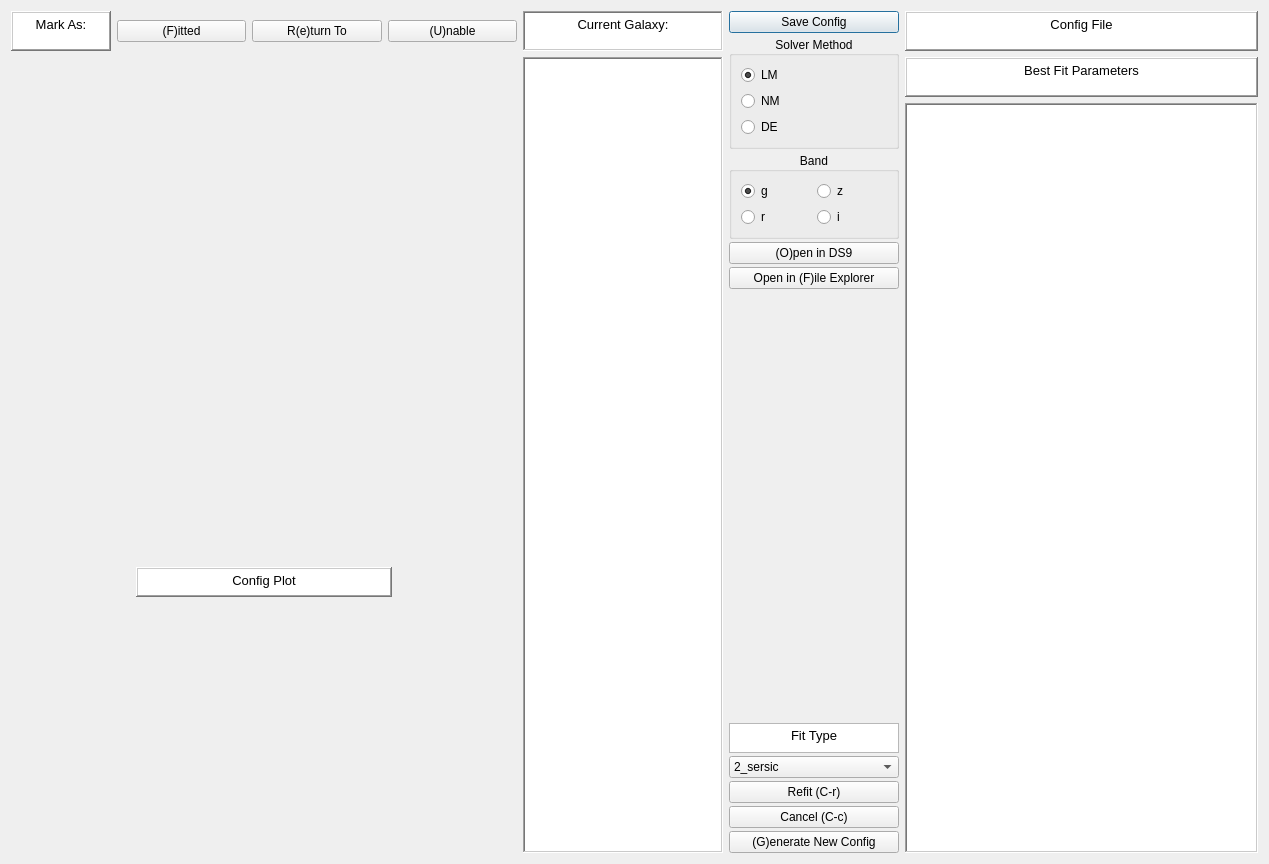
<?xml version="1.0" encoding="UTF-8"?>
<ui version="4.0">
 <class>Dialog</class>
 <widget class="QDialog" name="Dialog">
  <property name="geometry">
   <rect>
    <x>0</x>
    <y>0</y>
    <width>1269</width>
    <height>864</height>
   </rect>
  </property>
  <property name="windowTitle">
   <string>IMFIT Tool</string>
  </property>
  <property name="autoFillBackground">
   <bool>false</bool>
  </property>
  <layout class="QGridLayout" name="gridLayout" columnstretch="0,0,0,1">
   <property name="sizeConstraint">
    <enum>QLayout::SizeConstraint::SetNoConstraint</enum>
   </property>
   <item row="2" column="3">
    <layout class="QVBoxLayout" name="verticalLayout_2">
     <item>
      <widget class="QTextBrowser" name="configfile">
       <property name="maximumSize">
        <size>
         <width>16777215</width>
         <height>40</height>
        </size>
       </property>
       <property name="frameShape">
        <enum>QFrame::Shape::WinPanel</enum>
       </property>
       <property name="frameShadow">
        <enum>QFrame::Shadow::Raised</enum>
       </property>
       <property name="html">
        <string>&lt;!DOCTYPE HTML PUBLIC &quot;-//W3C//DTD HTML 4.0//EN&quot; &quot;http://www.w3.org/TR/REC-html40/strict.dtd&quot;&gt;
&lt;html&gt;&lt;head&gt;&lt;meta name=&quot;qrichtext&quot; content=&quot;1&quot; /&gt;&lt;meta charset=&quot;utf-8&quot; /&gt;&lt;style type=&quot;text/css&quot;&gt;
p, li { white-space: pre-wrap; }
hr { height: 1px; border-width: 0; }
li.unchecked::marker { content: &quot;\2610&quot;; }
li.checked::marker { content: &quot;\2612&quot;; }
&lt;/style&gt;&lt;/head&gt;&lt;body style=&quot; font-family:'Noto Sans'; font-size:10pt; font-weight:400; font-style:normal;&quot;&gt;
&lt;p align=&quot;center&quot; style=&quot; margin-top:0px; margin-bottom:0px; margin-left:0px; margin-right:0px; -qt-block-indent:0; text-indent:0px;&quot;&gt;Config File&lt;/p&gt;&lt;/body&gt;&lt;/html&gt;</string>
       </property>
      </widget>
     </item>
     <item>
      <layout class="QVBoxLayout" name="configsliders"/>
     </item>
     <item>
      <widget class="QTextBrowser" name="bestfittext">
       <property name="maximumSize">
        <size>
         <width>16777215</width>
         <height>40</height>
        </size>
       </property>
       <property name="frameShape">
        <enum>QFrame::Shape::WinPanel</enum>
       </property>
       <property name="frameShadow">
        <enum>QFrame::Shadow::Raised</enum>
       </property>
       <property name="html">
        <string>&lt;!DOCTYPE HTML PUBLIC &quot;-//W3C//DTD HTML 4.0//EN&quot; &quot;http://www.w3.org/TR/REC-html40/strict.dtd&quot;&gt;
&lt;html&gt;&lt;head&gt;&lt;meta name=&quot;qrichtext&quot; content=&quot;1&quot; /&gt;&lt;meta charset=&quot;utf-8&quot; /&gt;&lt;style type=&quot;text/css&quot;&gt;
p, li { white-space: pre-wrap; }
hr { height: 1px; border-width: 0; }
li.unchecked::marker { content: &quot;\2610&quot;; }
li.checked::marker { content: &quot;\2612&quot;; }
&lt;/style&gt;&lt;/head&gt;&lt;body style=&quot; font-family:'Noto Sans'; font-size:10pt; font-weight:400; font-style:normal;&quot;&gt;
&lt;p align=&quot;center&quot; style=&quot; margin-top:0px; margin-bottom:0px; margin-left:0px; margin-right:0px; -qt-block-indent:0; text-indent:0px;&quot;&gt;Best Fit Parameters&lt;/p&gt;&lt;/body&gt;&lt;/html&gt;</string>
       </property>
      </widget>
     </item>
     <item>
      <widget class="QPlainTextEdit" name="params">
       <property name="enabled">
        <bool>true</bool>
       </property>
       <property name="minimumSize">
        <size>
         <width>353</width>
         <height>307</height>
        </size>
       </property>
       <property name="frameShape">
        <enum>QFrame::Shape::WinPanel</enum>
       </property>
       <property name="frameShadow">
        <enum>QFrame::Shadow::Sunken</enum>
       </property>
       <property name="readOnly">
        <bool>true</bool>
       </property>
      </widget>
     </item>
    </layout>
   </item>
   <item row="2" column="1">
    <layout class="QVBoxLayout" name="verticalLayout_5">
     <property name="sizeConstraint">
      <enum>QLayout::SizeConstraint::SetFixedSize</enum>
     </property>
     <item>
      <widget class="QTextBrowser" name="currentgalaxytext">
       <property name="minimumSize">
        <size>
         <width>200</width>
         <height>0</height>
        </size>
       </property>
       <property name="maximumSize">
        <size>
         <width>200</width>
         <height>40</height>
        </size>
       </property>
       <property name="frameShape">
        <enum>QFrame::Shape::WinPanel</enum>
       </property>
       <property name="html">
        <string>&lt;!DOCTYPE HTML PUBLIC &quot;-//W3C//DTD HTML 4.0//EN&quot; &quot;http://www.w3.org/TR/REC-html40/strict.dtd&quot;&gt;
&lt;html&gt;&lt;head&gt;&lt;meta name=&quot;qrichtext&quot; content=&quot;1&quot; /&gt;&lt;meta charset=&quot;utf-8&quot; /&gt;&lt;style type=&quot;text/css&quot;&gt;
p, li { white-space: pre-wrap; }
hr { height: 1px; border-width: 0; }
li.unchecked::marker { content: &quot;\2610&quot;; }
li.checked::marker { content: &quot;\2612&quot;; }
&lt;/style&gt;&lt;/head&gt;&lt;body style=&quot; font-family:'Noto Sans'; font-size:10pt; font-weight:400; font-style:normal;&quot;&gt;
&lt;p align=&quot;center&quot; style=&quot; margin-top:0px; margin-bottom:0px; margin-left:0px; margin-right:0px; -qt-block-indent:0; text-indent:0px;&quot;&gt;Current Galaxy:&lt;/p&gt;&lt;/body&gt;&lt;/html&gt;</string>
       </property>
      </widget>
     </item>
     <item>
      <widget class="QTreeView" name="galaxytree">
       <property name="maximumSize">
        <size>
         <width>200</width>
         <height>16777215</height>
        </size>
       </property>
       <property name="frameShape">
        <enum>QFrame::Shape::WinPanel</enum>
       </property>
       <property name="alternatingRowColors">
        <bool>true</bool>
       </property>
       <property name="indentation">
        <number>10</number>
       </property>
       <property name="headerHidden">
        <bool>true</bool>
       </property>
      </widget>
     </item>
    </layout>
   </item>
   <item row="2" column="2">
    <layout class="QVBoxLayout" name="verticalLayout_3">
     <property name="spacing">
      <number>3</number>
     </property>
     <property name="sizeConstraint">
      <enum>QLayout::SizeConstraint::SetMaximumSize</enum>
     </property>
     <item>
      <widget class="QPushButton" name="saveconfigbutton">
       <property name="text">
        <string>Save Config</string>
       </property>
      </widget>
     </item>
     <item>
      <widget class="QGroupBox" name="groupBox">
       <property name="maximumSize">
        <size>
         <width>16777215</width>
         <height>150</height>
        </size>
       </property>
       <property name="title">
        <string>Solver Method</string>
       </property>
       <property name="alignment">
        <set>Qt::AlignmentFlag::AlignCenter</set>
       </property>
       <property name="flat">
        <bool>false</bool>
       </property>
       <layout class="QVBoxLayout" name="verticalLayout_4">
        <item>
         <widget class="QRadioButton" name="LMbutton">
          <property name="text">
           <string>LM</string>
          </property>
          <property name="checked">
           <bool>true</bool>
          </property>
         </widget>
        </item>
        <item>
         <widget class="QRadioButton" name="NMbutton">
          <property name="text">
           <string>NM</string>
          </property>
         </widget>
        </item>
        <item>
         <widget class="QRadioButton" name="DEbutton">
          <property name="text">
           <string>DE</string>
          </property>
         </widget>
        </item>
       </layout>
      </widget>
     </item>
     <item>
      <widget class="QGroupBox" name="groupBox_2">
       <property name="maximumSize">
        <size>
         <width>16777215</width>
         <height>150</height>
        </size>
       </property>
       <property name="title">
        <string>Band</string>
       </property>
       <property name="alignment">
        <set>Qt::AlignmentFlag::AlignCenter</set>
       </property>
       <property name="flat">
        <bool>false</bool>
       </property>
       <layout class="QGridLayout" name="gridLayout_4">
        <item row="1" column="1">
         <widget class="QRadioButton" name="ibutton">
          <property name="text">
           <string>i</string>
          </property>
         </widget>
        </item>
        <item row="0" column="1">
         <widget class="QRadioButton" name="zbutton">
          <property name="text">
           <string>z</string>
          </property>
         </widget>
        </item>
        <item row="1" column="0">
         <widget class="QRadioButton" name="rbutton">
          <property name="text">
           <string>r</string>
          </property>
         </widget>
        </item>
        <item row="0" column="0">
         <widget class="QRadioButton" name="gbutton">
          <property name="text">
           <string>g</string>
          </property>
          <property name="checked">
           <bool>true</bool>
          </property>
         </widget>
        </item>
       </layout>
      </widget>
     </item>
     <item>
      <widget class="QPushButton" name="opends9button">
       <property name="text">
        <string>(O)pen in DS9</string>
       </property>
      </widget>
     </item>
     <item>
      <widget class="QPushButton" name="fileexplorerbutton">
       <property name="text">
        <string>Open in (F)ile Explorer</string>
       </property>
      </widget>
     </item>
     <item>
      <spacer name="verticalSpacer">
       <property name="orientation">
        <enum>Qt::Orientation::Vertical</enum>
       </property>
       <property name="sizeType">
        <enum>QSizePolicy::Policy::Maximum</enum>
       </property>
       <property name="sizeHint" stdset="0">
        <size>
         <width>20</width>
         <height>1000</height>
        </size>
       </property>
      </spacer>
     </item>
     <item alignment="Qt::AlignmentFlag::AlignHCenter">
      <widget class="QTextBrowser" name="textBrowser">
       <property name="maximumSize">
        <size>
         <width>1000</width>
         <height>30</height>
        </size>
       </property>
       <property name="html">
        <string>&lt;!DOCTYPE HTML PUBLIC &quot;-//W3C//DTD HTML 4.0//EN&quot; &quot;http://www.w3.org/TR/REC-html40/strict.dtd&quot;&gt;
&lt;html&gt;&lt;head&gt;&lt;meta name=&quot;qrichtext&quot; content=&quot;1&quot; /&gt;&lt;meta charset=&quot;utf-8&quot; /&gt;&lt;style type=&quot;text/css&quot;&gt;
p, li { white-space: pre-wrap; }
hr { height: 1px; border-width: 0; }
li.unchecked::marker { content: &quot;\2610&quot;; }
li.checked::marker { content: &quot;\2612&quot;; }
&lt;/style&gt;&lt;/head&gt;&lt;body style=&quot; font-family:'Noto Sans'; font-size:10pt; font-weight:400; font-style:normal;&quot;&gt;
&lt;p align=&quot;center&quot; style=&quot; margin-top:0px; margin-bottom:0px; margin-left:0px; margin-right:0px; -qt-block-indent:0; text-indent:0px;&quot;&gt;Fit Type&lt;/p&gt;&lt;/body&gt;&lt;/html&gt;</string>
       </property>
      </widget>
     </item>
     <item>
      <widget class="QComboBox" name="fit_type_combo">
       <property name="toolTip">
        <string>&lt;html&gt;&lt;head/&gt;&lt;body&gt;&lt;p&gt;Fit type&lt;/p&gt;&lt;/body&gt;&lt;/html&gt;</string>
       </property>
       <item>
        <property name="text">
         <string>2_sersic</string>
        </property>
       </item>
       <item>
        <property name="text">
         <string>1_sersic_1_gauss_ring</string>
        </property>
       </item>
      </widget>
     </item>
     <item>
      <widget class="QPushButton" name="refitbutton">
       <property name="text">
        <string>Refit (C-r)</string>
       </property>
      </widget>
     </item>
     <item>
      <widget class="QPushButton" name="cancelbutton">
       <property name="text">
        <string>Cancel (C-c)</string>
       </property>
      </widget>
     </item>
     <item>
      <widget class="QPushButton" name="newconfbutton">
       <property name="text">
        <string>(G)enerate New Config</string>
       </property>
      </widget>
     </item>
    </layout>
   </item>
   <item row="2" column="0">
    <layout class="QVBoxLayout" name="verticalLayout_6">
     <item>
      <layout class="QHBoxLayout" name="horizontalLayout">
       <item>
        <widget class="QTextBrowser" name="markas">
         <property name="maximumSize">
          <size>
           <width>100</width>
           <height>40</height>
          </size>
         </property>
         <property name="frameShape">
          <enum>QFrame::Shape::WinPanel</enum>
         </property>
         <property name="frameShadow">
          <enum>QFrame::Shadow::Raised</enum>
         </property>
         <property name="html">
          <string>&lt;!DOCTYPE HTML PUBLIC &quot;-//W3C//DTD HTML 4.0//EN&quot; &quot;http://www.w3.org/TR/REC-html40/strict.dtd&quot;&gt;
&lt;html&gt;&lt;head&gt;&lt;meta name=&quot;qrichtext&quot; content=&quot;1&quot; /&gt;&lt;meta charset=&quot;utf-8&quot; /&gt;&lt;style type=&quot;text/css&quot;&gt;
p, li { white-space: pre-wrap; }
hr { height: 1px; border-width: 0; }
li.unchecked::marker { content: &quot;\2610&quot;; }
li.checked::marker { content: &quot;\2612&quot;; }
&lt;/style&gt;&lt;/head&gt;&lt;body style=&quot; font-family:'Noto Sans'; font-size:10pt; font-weight:400; font-style:normal;&quot;&gt;
&lt;p align=&quot;center&quot; style=&quot; margin-top:0px; margin-bottom:0px; margin-left:0px; margin-right:0px; -qt-block-indent:0; text-indent:0px;&quot;&gt;Mark As:&lt;/p&gt;&lt;/body&gt;&lt;/html&gt;</string>
         </property>
        </widget>
       </item>
       <item>
        <widget class="QPushButton" name="markfitted">
         <property name="minimumSize">
          <size>
           <width>0</width>
           <height>0</height>
          </size>
         </property>
         <property name="text">
          <string>(F)itted</string>
         </property>
        </widget>
       </item>
       <item>
        <widget class="QPushButton" name="markreturn">
         <property name="minimumSize">
          <size>
           <width>0</width>
           <height>0</height>
          </size>
         </property>
         <property name="text">
          <string>R(e)turn To</string>
         </property>
        </widget>
       </item>
       <item>
        <widget class="QPushButton" name="markunable">
         <property name="minimumSize">
          <size>
           <width>0</width>
           <height>0</height>
          </size>
         </property>
         <property name="text">
          <string>(U)nable</string>
         </property>
        </widget>
       </item>
      </layout>
     </item>
     <item>
      <layout class="QGridLayout" name="gridLayout_3">
       <item row="0" column="0">
        <widget class="QLabel" name="galaxyjpg">
         <property name="sizePolicy">
          <sizepolicy hsizetype="Maximum" vsizetype="Maximum">
           <horstretch>0</horstretch>
           <verstretch>0</verstretch>
          </sizepolicy>
         </property>
         <property name="minimumSize">
          <size>
           <width>250</width>
           <height>250</height>
          </size>
         </property>
         <property name="maximumSize">
          <size>
           <width>250</width>
           <height>250</height>
          </size>
         </property>
         <property name="text">
          <string/>
         </property>
         <property name="scaledContents">
          <bool>true</bool>
         </property>
        </widget>
       </item>
       <item row="1" column="0">
        <widget class="QLabel" name="galmodel">
         <property name="sizePolicy">
          <sizepolicy hsizetype="Maximum" vsizetype="Maximum">
           <horstretch>0</horstretch>
           <verstretch>0</verstretch>
          </sizepolicy>
         </property>
         <property name="minimumSize">
          <size>
           <width>250</width>
           <height>250</height>
          </size>
         </property>
         <property name="maximumSize">
          <size>
           <width>250</width>
           <height>250</height>
          </size>
         </property>
         <property name="text">
          <string/>
         </property>
         <property name="scaledContents">
          <bool>true</bool>
         </property>
        </widget>
       </item>
       <item row="0" column="1">
        <widget class="QLabel" name="galimg">
         <property name="sizePolicy">
          <sizepolicy hsizetype="Expanding" vsizetype="Expanding">
           <horstretch>0</horstretch>
           <verstretch>0</verstretch>
          </sizepolicy>
         </property>
         <property name="minimumSize">
          <size>
           <width>250</width>
           <height>250</height>
          </size>
         </property>
         <property name="maximumSize">
          <size>
           <width>250</width>
           <height>250</height>
          </size>
         </property>
         <property name="text">
          <string/>
         </property>
         <property name="scaledContents">
          <bool>true</bool>
         </property>
        </widget>
       </item>
       <item row="1" column="1">
        <widget class="QLabel" name="galresid">
         <property name="sizePolicy">
          <sizepolicy hsizetype="Maximum" vsizetype="Maximum">
           <horstretch>0</horstretch>
           <verstretch>0</verstretch>
          </sizepolicy>
         </property>
         <property name="minimumSize">
          <size>
           <width>250</width>
           <height>250</height>
          </size>
         </property>
         <property name="maximumSize">
          <size>
           <width>250</width>
           <height>250</height>
          </size>
         </property>
         <property name="text">
          <string/>
         </property>
         <property name="scaledContents">
          <bool>true</bool>
         </property>
        </widget>
       </item>
      </layout>
     </item>
     <item alignment="Qt::AlignmentFlag::AlignHCenter">
      <widget class="QTextBrowser" name="textBrowser_2">
       <property name="maximumSize">
        <size>
         <width>500</width>
         <height>30</height>
        </size>
       </property>
       <property name="autoFillBackground">
        <bool>false</bool>
       </property>
       <property name="styleSheet">
        <string notr="true"/>
       </property>
       <property name="frameShape">
        <enum>QFrame::Shape::WinPanel</enum>
       </property>
       <property name="frameShadow">
        <enum>QFrame::Shadow::Raised</enum>
       </property>
       <property name="html">
        <string>&lt;!DOCTYPE HTML PUBLIC &quot;-//W3C//DTD HTML 4.0//EN&quot; &quot;http://www.w3.org/TR/REC-html40/strict.dtd&quot;&gt;
&lt;html&gt;&lt;head&gt;&lt;meta name=&quot;qrichtext&quot; content=&quot;1&quot; /&gt;&lt;meta charset=&quot;utf-8&quot; /&gt;&lt;style type=&quot;text/css&quot;&gt;
p, li { white-space: pre-wrap; }
hr { height: 1px; border-width: 0; }
li.unchecked::marker { content: &quot;\2610&quot;; }
li.checked::marker { content: &quot;\2612&quot;; }
&lt;/style&gt;&lt;/head&gt;&lt;body style=&quot; font-family:'Noto Sans'; font-size:10pt; font-weight:400; font-style:normal;&quot;&gt;
&lt;p align=&quot;center&quot; style=&quot; margin-top:0px; margin-bottom:0px; margin-left:0px; margin-right:0px; -qt-block-indent:0; text-indent:0px;&quot;&gt;Config Plot&lt;/p&gt;&lt;/body&gt;&lt;/html&gt;</string>
       </property>
      </widget>
     </item>
     <item>
      <layout class="QGridLayout" name="gridLayout_5">
       <item row="0" column="0">
        <widget class="QLabel" name="configimg">
         <property name="minimumSize">
          <size>
           <width>250</width>
           <height>250</height>
          </size>
         </property>
         <property name="maximumSize">
          <size>
           <width>250</width>
           <height>250</height>
          </size>
         </property>
         <property name="text">
          <string/>
         </property>
        </widget>
       </item>
       <item row="0" column="1">
        <widget class="QLabel" name="configresid">
         <property name="minimumSize">
          <size>
           <width>250</width>
           <height>250</height>
          </size>
         </property>
         <property name="maximumSize">
          <size>
           <width>250</width>
           <height>250</height>
          </size>
         </property>
         <property name="text">
          <string/>
         </property>
        </widget>
       </item>
      </layout>
     </item>
    </layout>
   </item>
  </layout>
 </widget>
 <resources/>
 <connections/>
</ui>
